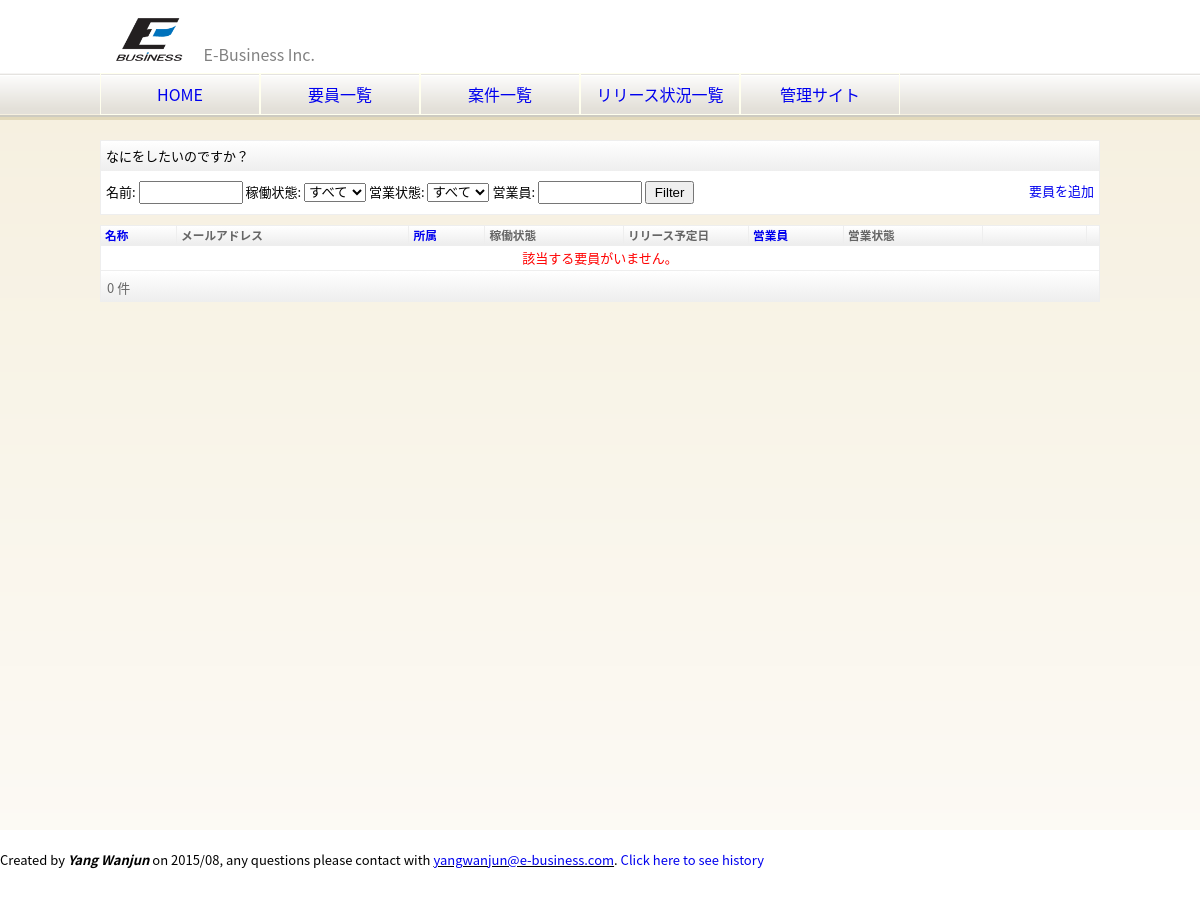
Page /eb/employee_list.html on the earlier database version.
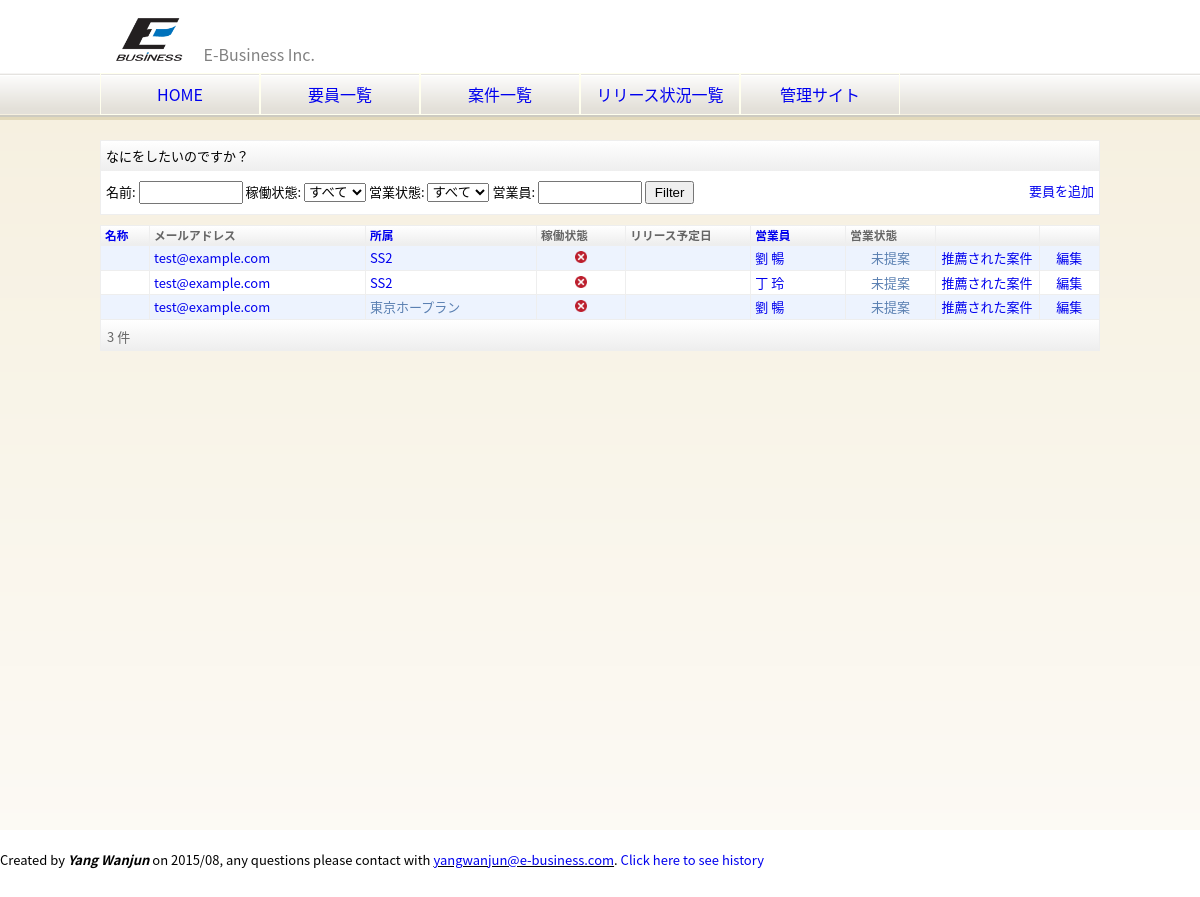
Same page on the later database version.
### eb/models.py (models this page shows, shortened)
class AbstractMember(models.Model):
    employee_id = models.CharField(blank=False, null=False, unique=True, max_length=30, verbose_name=u"社員ID")
    first_name = models.CharField(blank=False, null=False, max_length=30, verbose_name=u"姓")
    last_name = models.CharField(blank=False, null=False, max_length=30, verbose_name=u"名")
    first_name_ja = models.CharField(blank=True, null=True, max_length=30, verbose_name=u"姓(フリカナ)")
    last_name_ja = models.CharField(blank=True, null=True, max_length=30, verbose_name=u"名(フリカナ)")
    first_name_en = models.CharField(blank=True, null=True, max_length=30, verbose_name=u"姓(ローマ字)")
    last_name_en = models.CharField(blank=True, null=True, max_length=30, verbose_name=u"名(ローマ字)")
    birthday = models.DateField(blank=True, null=True, verbose_name=u"生年月日")
    graduate_date = models.DateField(blank=True, null=True, verbose_name=u"卒業年月日")
    degree = models.IntegerField(blank=True, null=True, choices=DEGREE_TYPE, verbose_name=u"学歴")
    email = models.EmailField(blank=False, null=False, verbose_name=u"メールアドレス")
    post_code = models.CharField(blank=True, null=True, max_length=8, verbose_name=u"郵便番号")
    address1 = models.CharField(blank=True, null=True, max_length=200, verbose_name=u"住所１")
    address2 = models.CharField(blank=True, null=True, max_length=200, verbose_name=u"住所２")
    phone = models.CharField(blank=True, null=True, max_length=11, verbose_name=u"電話番号")
    member_type = models.IntegerField(default=0, choices=MEMBER_TYPE, verbose_name=u"社員区分")
    section = models.ForeignKey('Section', blank=True, null=True, verbose_name=u"部署")
    company = models.ForeignKey('Company', blank=True, null=True, verbose_name=u"会社")
    user = models.OneToOneField(User, blank=True, null=True)
    class Meta:
        abstract = True

class Member(AbstractMember):
    salesperson = models.ForeignKey(Salesperson, blank=True, null=True, verbose_name=u"営業員")
    subcontractor = models.ForeignKey(Subcontractor, blank=True, null=True, verbose_name=u"協力会社")
    position = models.ManyToManyField('Position', through='PositionShip', verbose_name=u"職位")
    class Meta:
        ordering = ['first_name', 'last_name']
        verbose_name = verbose_name_plural = u"社員"
    def get_project_end_date(self):
        now = datetime.datetime.now()
        projects = self.projectmember_set.filter(end_date__gt=now, start_date__lte=now)
        if projects.count() > 0:
            return projects[0].end_date
        else:
            return None
    def get_business_status(self):
        next_2_month = common.add_months(datetime.date.today(), 2)
        if self.projectmember_set.filter(status=1).count() > 0:
            return u"営業中"
        elif not self.get_project_end_date() \
                or self.get_project_end_date() < datetime.date(next_2_month.year, next_2_month.month, 1):
            return u"未提案"
        else:
            return u"-"

class Section(models.Model):
    name = models.CharField(blank=False, null=False, max_length=30, verbose_name=u"部署名")
    description = models.CharField(blank=True, null=True, max_length=200, verbose_name=u"概要")
    company = models.ForeignKey(Company, blank=False, null=False, verbose_name=u"会社")
    class Meta:
        ordering = ['name']
        verbose_name = verbose_name_plural = u"部署"

class Salesperson(AbstractMember):
    class Meta:
        ordering = ['first_name', 'last_name']
        verbose_name = verbose_name_plural = u"営業員"
    def __unicode__(self):
        return u"%s %s" % (self.first_name, self.last_name)

class AbstractCompany(models.Model):
    name = models.CharField(blank=False, null=False, max_length=30, verbose_name=u"会社名")
    japanese_spell = models.CharField(blank=True, null=True, max_length=30, verbose_name=u"フリカナ")
    found_date = models.DateField(blank=True, null=True, verbose_name=u"設立年月日")
    capital = models.BigIntegerField(blank=True, null=True, verbose_name=u"資本金")
    post_code = models.CharField(blank=True, null=True, max_length=8, verbose_name=u"郵便番号")
    address1 = models.CharField(blank=True, null=True, max_length=200, verbose_name=u"住所１")
    address2 = models.CharField(blank=True, null=True, max_length=200, verbose_name=u"住所２")
    tel = models.CharField(blank=True, null=True, max_length=15, verbose_name=u"電話番号")
    fax = models.CharField(blank=True, null=True, max_length=15, verbose_name=u"ファックス")
    class Meta:
        abstract = True
    def __unicode__(self):
        return self.name

class Subcontractor(AbstractCompany):
    president = models.CharField(blank=True, null=True, max_length=30, verbose_name=u"代表者名")
    employee_count = models.IntegerField(blank=True, null=True, verbose_name=u"従業員数")
    sale_amount = models.BigIntegerField(blank=True, null=True, verbose_name=u"売上高")
    payment_type = models.CharField(blank=True, null=True, max_length=2, verbose_name=u"支払方法")
    payment_day = models.CharField(blank=True, null=True, max_length=2, verbose_name=u"支払日")
    comment = models.TextField(blank=True, null=True, verbose_name=u"備考")
    created_date = models.DateTimeField(auto_now_add=True, default=datetime.datetime.now(), editable=False)
    updated_date = models.DateTimeField(auto_now=True, default=datetime.datetime.now(), editable=False)
    class Meta:
        ordering = ['name']
        verbose_name = verbose_name_plural = u"協力会社"

### eb/views.py (the view)
def employee_list(request):
    status = request.GET.get('status', None)
    name = request.GET.get('name', None)
    business_status = request.GET.get('business_status', None)
    salesperson = request.GET.get('salesperson', None)
    params = ""
    o = request.GET.get('o', None)
    dict_order = common.get_ordering_dict(o, ['name', 'section', 'salesperson__name'])
    order_list = common.get_ordering_list(o)
    if name:
        all_members = Member.objects.filter(name__contains=name)
        params += u"&name=%s" % (name,)
    else:
        all_members = Member.objects.all()
    if order_list:
        all_members = all_members.order_by(*order_list)
    if status == "working":
        all_members = [member for member in all_members if member.get_project_end_date()]
        params += u"&status=%s" % (status,)
    elif status == "waiting":
        all_members = [member for member in all_members if not member.get_project_end_date()]
        params += u"&status=%s" % (status,)
    if business_status:
        all_members = [member for member in all_members if member.get_business_status() == business_status]
        params += u"&business_status=%s" % (business_status,)
    if salesperson:
        all_members = [member for member in all_members
                       if member.salesperson and salesperson in member.salesperson.name]
        params += u"&salesperson=%s" % (salesperson,)
    paginator = Paginator(all_members, PAGE_SIZE)
    page = request.GET.get('page')
    try:
        members = paginator.page(page)
    except PageNotAnInteger:
        members = paginator.page(1)
    except EmptyPage:
        members = paginator.page(paginator.num_pages)
    context = RequestContext(request, {
        'company': company,
        'title': u'要員一覧',
        'members': members,
        'paginator': paginator,
        'params': params,
        'dict_order': dict_order,
    })
    template = loader.get_template('employee_list.html')
    return HttpResponse(template.render(context))

### eb/templates/employee_list.html (shortened to what this page needs)
{% extends "base.html" %}
{% block content %}
    <div class="dashboard">
        <div class="dashboard-title">なにをしたいのですか？</div>
        <form action="" method="get">
            <span>名前: </span><input type="text" id="name" name="name" style="width: 100px;"/>
            <span>稼働状態: </span>
            <select id="status" name="status">
                <option value="">すべて</option>
            </select>
            <span>営業状態:</span>
            <select id="business_status" name="business_status">
                <option value="">すべて</option>
            </select>
            <span>営業員: </span><input type="text" id="salesperson" name="salesperson" style="width: 100px;"/>
            <input type="submit" value="Filter" />
            <a href="/admin/eb/member/add/" target="_blank" class="button">要員を追加</a>
        </form>
    </div>
    <table class="list" cellpadding="0" cellspacing="0">
        <thead>
            <tr>
                <th>
                    <div class="text">
                        <a href="?o={{ dict_order.name.url }}{{ params }}">名称</a>
                    </div>
                </th>
                <th>メールアドレス</th>
                <th>
                    <div class="text">
                        <a href="?o={{ dict_order.section.url }}{{ params }}">所属</a>
                    </div>
                </th>
                <th>稼働状態</th>
                <th style="width: 120px;">リリース予定日</th>
                <th style="width: 90px;">
                    <div class="text">
                        <a href="?o={{ dict_order.salesperson__name.url }}{{ params }}">営業員</a>
                    </div>
                </th>
                <th>営業状態</th>
                <th style="width: 99px;"></th>
                <th></th>
            </tr>
        </thead>
        <tbody>
            {% if members %}
                {% for member in members %}
                    <tr class="{% cycle 'row1' 'row2' %}">
                        <td><a href="{% url 'member_project_list' member.employee_id %}">{{ member.name }}</a></td>
                        <td><a href="mailto:{{ member.email }}">{{ member.email }}</a></td>
                        <td>
                            {% if member.section %}
                                <a href="{% url 'section' member.section.name %}">
                                    {{ member.section.name }}
                                </a>
                            {% else %}
                                {{ member.subcontractor }}
                            {% endif %}
                        </td>
                        <td class="center">
                            {% if member.get_project_end_date %}
                                <a href="?status=working{{ params }}"><img width="12px" src="/static/img/icon-normal.png"/></a>
                            {% else %}
                                <a href="?status=waiting{{ params }}"><img width="12px" src="/static/img/icon-warn.png"/></a>
                            {% endif %}
                        </td>
                        <td>
                        </td>
                        <td>
                            {% if member.salesperson %}
                                <a href="?salesperson={{ member.salesperson }}">{{ member.salesperson }}</a>
                            {% endif %}
                        </td>
                        <td class="center">
                            {% ifequal member.get_business_status "営業中" %}
                                <a href="{% url 'member_project_list' member.employee_id %}?status=1">営業中</a>
                            {% else %}
                                {{ member.get_business_status }}
                            {% endifequal %}
                        </td>
                        <td class="center">
                            {% ifequal member.get_business_status "未提案" %}
                                <a href="{% url 'recommended_project' member.employee_id %}">推薦された案件</a>
                            {% endifequal %}
                        </td>
                        <td class="center"><a href="/admin/eb/member/{{ member.id }}/" target="_blank">編集</a></td>
                    </tr>
                {% endfor %}
            {% else %}
                <tr class="row2"><td class="center red" colspan="9">該当する要員がいません。</td></tr>
            {% endif %}
        </tbody>
        <tfoot>
            <tr>
                <td colspan="9">
                    <div class="pagination">
                        <span class="step-links">
                            <span>{{ paginator.count }} 件</span>
                        </span>
                    </div>
                </td>
            </tr>
        </tfoot>
    </table>
{% endblock %}

### eb/templates/base.html (shortened to what this page needs)
<!DOCTYPE html>
<html lang="ja">
<head>
    <link rel="stylesheet" type="text/css" href="/static/css/base.css">
    <link rel="stylesheet" type="text/css" href="/static/css/header.css">
    <link rel="stylesheet" type="text/css" href="/static/css/section.css">
    <link rel="stylesheet" type="text/css" href="/static/css/footer.css">
</head>
<body>
	<header>
        <div class="container">
            <div class="header-top">
                <img class="logo" src="/static/img/logo.gif" />
                <span style="color: gray;">E-Business Inc.</span>
            </div>
            <div class="header-nav">
                <ul>
                    <li><a href="{% url 'index' %}">HOME</a></li>
                    <li><a href="{% url 'employee_list' %}">要員一覧</a></li>
                    <li><a href="{% url 'project_list' %}">案件一覧</a></li>
                    <li><a href="{% url 'release_list' %}">リリース状況一覧</a></li>
                    <li><a href="/admin/">管理サイト</a></li>
                </ul>
            </div>
        </div>
    </header>
    <section>
        <div class="container">
        {% block content %}{% endblock %}
        </div>
    </section>
	<footer>
        Created by <b><i>Yang Wanjun</i></b> on 2015/08, any questions please contact with
        <u><a href="mailto: yangwanjun@e-business.com">yangwanjun@e-business.com</a></u>.
        <a href="{% url 'history' %}">Click here to see history</a>
    </footer>
</body>
</html>

### static/css/base.css (style rules this page uses)
html { height: 100%; }
body { height: 100%; font-family: YouYuan, 'Noto Sans CJK JP', 'Noto Sans', 'Source Han Sans J', SourceHanSansJP, メイリオ, Meiryo, 游ゴシック, YuGothic, 'ヒラギノ角ゴ Pro W3', 'Hiragino Kaku Gothic Pro', sans-serif, msyh; }
div.container { margin: 0 auto; width: 1000px; }
li { overflow: hidden; }
* { margin: 0; padding: 0; line-height: 1.5; }
a { text-decoration: none; }
.center { text-align: center; }

### static/css/header.css (style rules this page uses)
header { background: url("/static/img/bg_navi.gif") repeat-x bottom left; height: 120px; }
header div.header-top { height: 73px; }
header div.header-nav ul li { float: left; display: block; width: 160px; height: 48px; overflow: hidden; cursor: pointer; text-align: center; vertical-align: middle; }
header div.header-nav ul li a { display: block; padding-top: 8px; padding-bottom: 8px; border: 1px solid #ffe; }
header img.logo { width: 100px; margin-top: 18px; }

### static/css/section.css (style rules this page uses)
section { font-size: 13px; background: url("/static/img/bg_section.gif") repeat-x top left; min-height: 700px; padding-top: 10px; }
section table.list { width: 100%; color: #5b80b2; border-left: 1px solid #eee; margin-top: 10px; }
section table.list th, section table.list tfoot td { border-right: 1px solid #eee; background: linear-gradient(#fff, #eee) }
section table.list th { font-size: .9em; padding-left: 4px; text-align: left; }
section table.list th div.text { cursor: pointer; }
section table.list th div.text a { display: block; }
section table.list td { padding: 2px 4px; border-top: 1px solid #eee; border-right: 1px solid #eee; }
section table.list th, section table.list tfoot td { color: #666; border-top: 1px solid #eee; border-bottom: 1px solid #eee; }
section .row1 { background: #EDF3FE; }
section .row2 { background: #FFF; }
section div.dashboard { margin-top: 10px; margin-bottom: 10px; border: 1px solid #eee; background-color: #fff; }
section div.dashboard div.dashboard-title { padding: 5px 5px; background: linear-gradient(#fff, #eee) }
section div.dashboard form, section div.dashboard table { width: 100%; padding: 10px 5px; min-height: 20px; }
section div.dashboard a.button { float: right; margin-right: 10px; }
section input[type=submit] { padding: 2px 8px; }
section .pagination { margin-top: 3px; padding: 2px; }

### static/css/footer.css (style rules this page uses)
footer { position: relative; right: 0; bottom: 0; font-size: 13px; height: 100px; padding-top: 20px; }

Differences in the rows shown:
added Member: email "test@example.com", section.name "SS2", salesperson "劉 暢", get_business_status "未提案"
added Member: email "test@example.com", section.name "SS2", salesperson "丁 玲", get_business_status "未提案"
added Member: email "test@example.com", subcontractor "東京ホープラン", salesperson "劉 暢", get_business_status "未提案"
Other differences:
{{ paginator.count }}: "0" → "3"
text no longer shown: "該当する要員がいません。"
